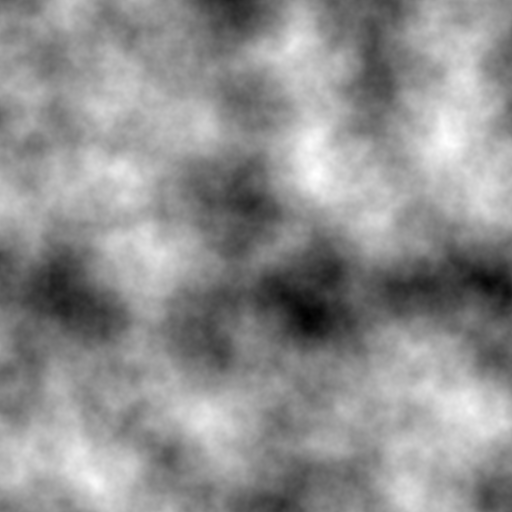
#> input picture heightmap.png, 512 x 512 px
$ python viewer.py --image ../heightmap.png
#> lines starting #> are read from the running program, lines starting #| are printed output that depends on the picture
import argparse
import os
from PIL import Image
import numpy as np
import matplotlib
# Use non-interactive backend when no display is available
if not (os.environ.get("DISPLAY") or os.environ.get("WAYLAND_DISPLAY")) and not os.environ.get("MPLBACKEND"):
    matplotlib.use("Agg")
import matplotlib.pyplot as plt

def main():
    ap = argparse.ArgumentParser()
    ap.add_argument("--image", type=str, required=True, help="Path to heightmap PNG")
    ap.add_argument("--cmap", type=str, default="terrain")
    ap.add_argument("--surface", action="store_true", help="3D surface view")
    ap.add_argument("--hist", action="store_true", help="Show elevation histogram")
    ap.add_argument("--save", type=str, default="", help="Save figure(s) to path instead of showing")
    args = ap.parse_args()

    if not os.path.exists(args.image):
        raise SystemExit(f"Not found: {args.image}")
    try:
        with Image.open(args.image) as img:
#> img is the input picture: PIL image 512x512 L; min 0, max 255, mean 143.8
            img = img.convert("L")
            arr = np.array(img, dtype=np.float32) / 255.0
    except Exception as e:
        raise SystemExit(f"Failed to read image '{args.image}': {e}")

    main_fig = None
    hist_fig = None

    if args.surface:
        import mpl_toolkits.mplot3d  # noqa: F401
        h, w = arr.shape
        xs = np.linspace(0, 1, w)
        ys = np.linspace(0, 1, h)
        X, Y = np.meshgrid(xs, ys)
        fig = plt.figure("Heightmap Surface")
        ax = fig.add_subplot(111, projection="3d")
        surf = ax.plot_surface(X, Y, arr, cmap=args.cmap, linewidth=0, antialiased=True)
        fig.colorbar(surf, ax=ax, shrink=0.6, label="elevation")
        ax.set_xlabel("x")
        ax.set_ylabel("y")
        ax.set_zlabel("elevation")
        plt.tight_layout()
        main_fig = fig
    else:
        fig = plt.figure("Heightmap Viewer")
        plt.imshow(arr, cmap=args.cmap, extent=[0, 1, 0, 1], origin="upper")
        plt.colorbar(label="elevation")
        plt.axis("off")
        plt.tight_layout()
        main_fig = fig

    if args.hist:
        hist_fig = plt.figure("Elevation Histogram")
        plt.hist(arr.ravel(), bins=50, range=(0.0, 1.0), color="gray")
        plt.xlabel("elevation")
        plt.ylabel("count")
        plt.tight_layout()

    if args.save:
        base, ext = os.path.splitext(args.save)
        out_main = args.save if ext else f"{args.save}.png"
        out_dir = os.path.dirname(out_main)
        if out_dir:
            os.makedirs(out_dir, exist_ok=True)
        main_fig.savefig(out_main, dpi=150)
        if args.hist and hist_fig is not None:
            out_hist = f"{base}_hist{ext or '.png'}"
            hist_out_dir = os.path.dirname(out_hist)
            if hist_out_dir:
                os.makedirs(hist_out_dir, exist_ok=True)
            hist_fig.savefig(out_hist, dpi=150)
        plt.close("all")
        return

    plt.show()
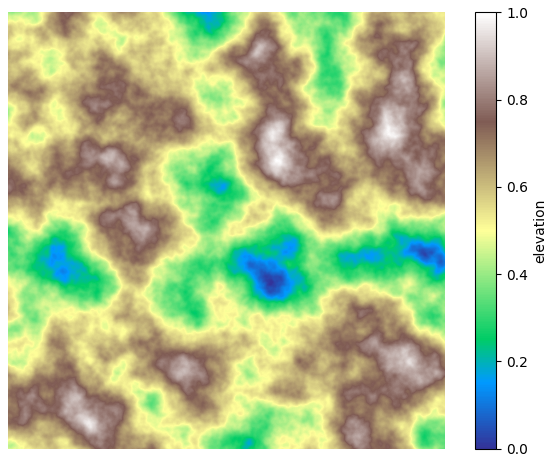
#> figure drawn by matplotlib, 2 panels

if __name__ == "__main__":
    main()
